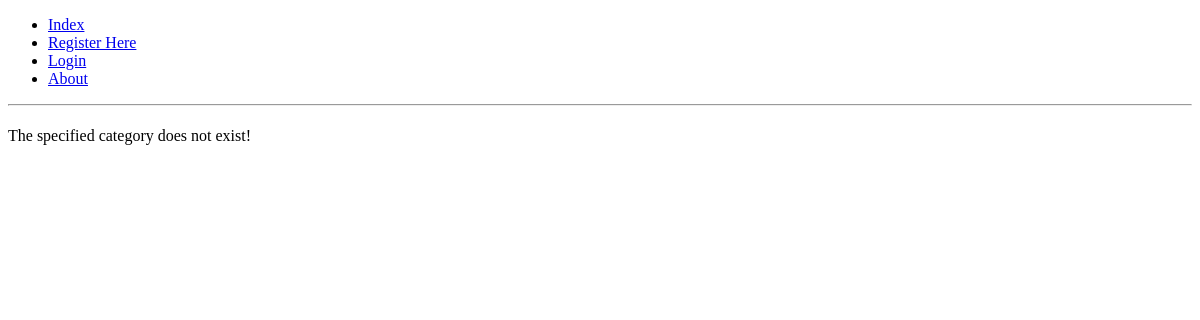
/rango/category/python/, run on an earlier commit of the app's database.
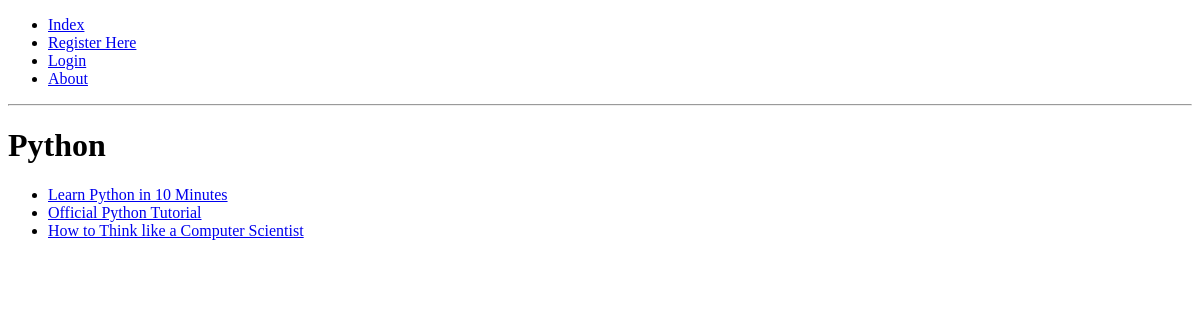
And on a later commit of the database.
### rango/models.py (models this page shows, shortened)
class Category(models.Model):
	name = models.CharField(max_length=128, unique=True)
	view = models.IntegerField(default=0)
	likes = models.IntegerField(default=0)
	slug = models.SlugField(unique=True)

class Page(models.Model):
	category = models.ForeignKey(Category)
	title = models.CharField(max_length=128)
	url = models.URLField()
	views = models.IntegerField(default=0)

### rango/views.py (the view)
# urls.py: url(r'^category/(?P<category_name_slug>[\w\-]+)/$', views.category, name='category'),
def category(request, category_name_slug):
	context_dict = {}
	try:
		category = Category.objects.get(slug=category_name_slug)
		context_dict['category_name'] = category.name
		pages = Page.objects.filter(category=category).order_by('-views')[:5]
		context_dict['pages'] = pages
		context_dict['category'] = category
	except Category.DoesNotExist:
		pass
	return render(request, 'rango/category.html', context_dict)

### templates/rango/category.html (shortened to what this page needs)
{% extends 'base.html' %}
{% load staticfiles %}
{% block body_block %}
    <h1>{{ category_name }}</h1>
        {% if category %}
            {% if pages %}
                <ul>
                    {% for page in pages %}
                        <li><a href="{{ page.url }}">{{ page.title }}</a></li>
                    {% endfor %}
                </ul>
                {% else %}
                    <strong>No pages currently in category.</strong>
                {% endif %}
            {% else %}
                The specified category {{ category_name }} does not exist!
            {% endif %}
{% endblock %}

What changed in the data, as far as the page shows it:
now on this page (row edited): Category: name "Python"
now on this page (row edited): Page: title "Learn Python in 10 Minutes"
now on this page (row edited): Page: title "Official Python Tutorial"
now on this page (row edited): Page: title "How to Think like a Computer Scientist"
Also different on the page:
text no longer shown: "The specified category does not exist!"
